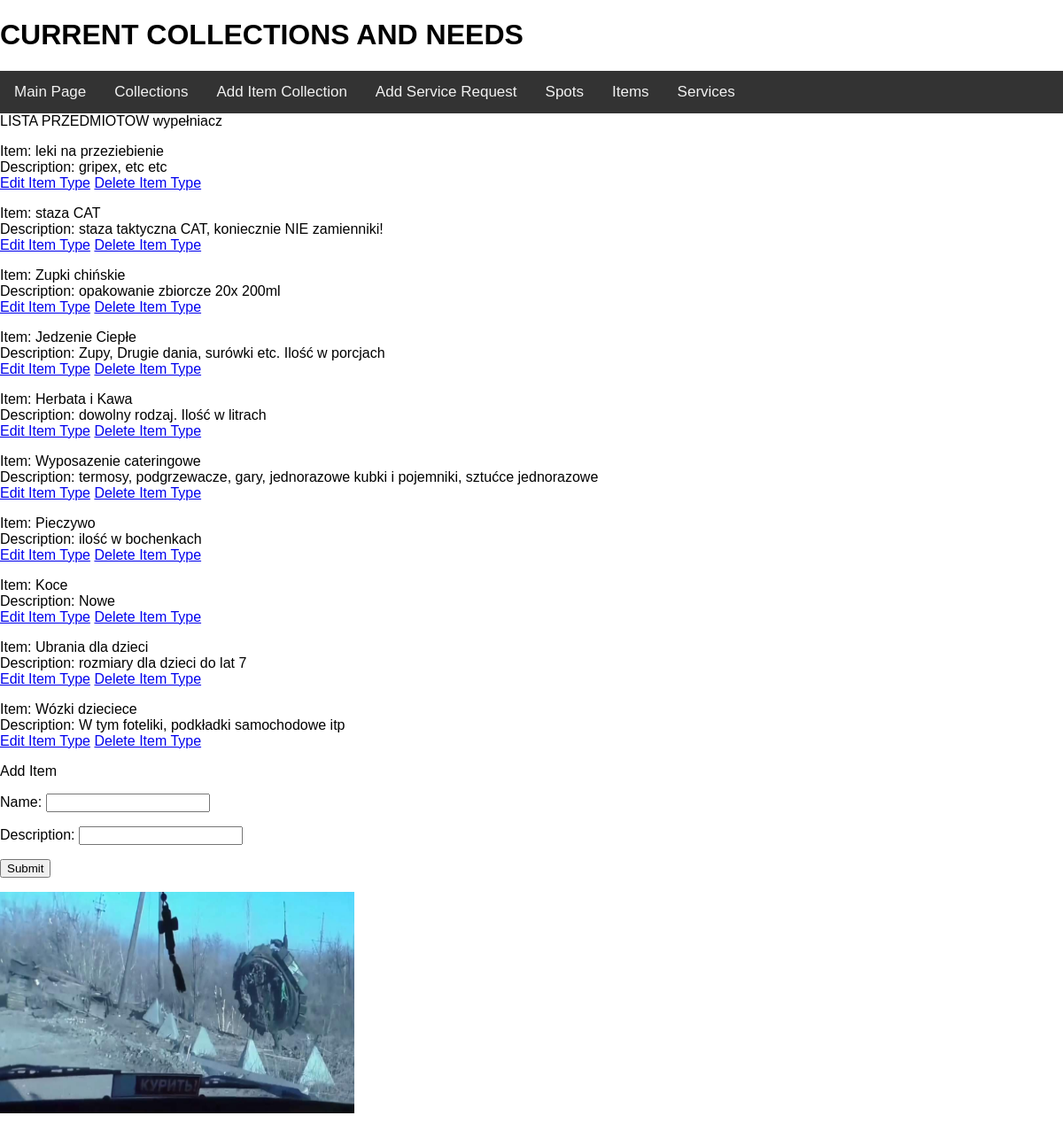
The app's page /AidplannerApp/collections/itemlist/, older data.
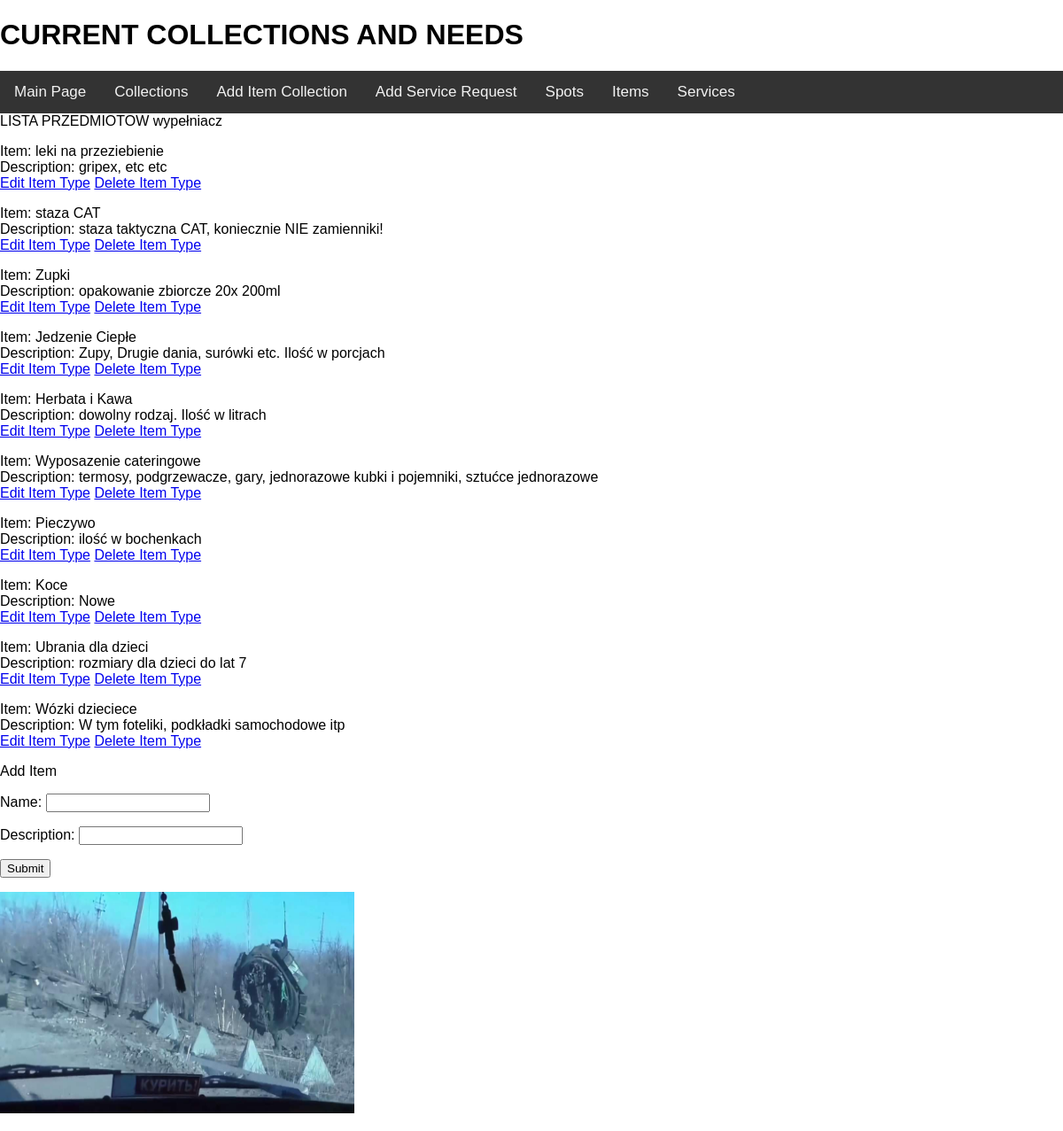
The same page, newer data.
### AidplannerApp/models.py (models this page shows, shortened)
class Item(models.Model):
    name = models.CharField(max_length=64)
    description = models.CharField(max_length=360)

### AidplannerApp/views.py (the view, shortened to what this page needs)
# urls.py: path('collections/itemlist/', views.ShowDetailItemList.as_view(), name='item_list'),
class ShowDetailItemList(View):
    def get(self, request):
        form = AddItemModelForm()
        itemlist = Item.objects.all()
        return render(request, 'item_list.html', {'itemlist': itemlist, 'form': form})

### AidplannerApp/forms.py
class AddItemModelForm(forms.ModelForm):
    class Meta:
        model = Item
        fields = '__all__'

### templates/item_list.html (shortened to what this page needs)
{% extends 'collections.html' %}
{% block MAINBLOCK %}
    <div>
    LISTA PRZEDMIOTOW
    wypełniacz
    {% for item in itemlist %}
    <p>
    <div style="border: -o-highlight-border; border-width: 1px;">
        Item: {{ item.name }}<br>
        Description: {{ item.description }}<br>
    </div>
            <a href="{% url 'update_item' item.id %}">Edit Item Type</a>
            <a href="{% url 'delete_item' item.id %}">Delete Item Type</a>
    </p>
    {% endfor %}
    </div>
    <p>Add Item</p>
     <form method="post">
        {{ form.as_p }}
        <input type="submit">
    </form>
{% endblock %}

Row changes from the older to the newer data that the page shows:
changed Item "opakowanie zbiorcze 20x 200ml": name "Zupki chińskie" → "Zupki"
